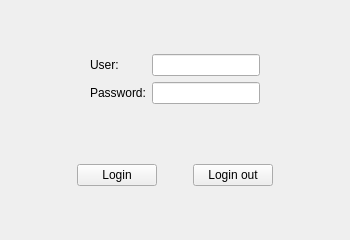
<?xml version="1.0" encoding="UTF-8"?>
<ui version="4.0">
 <class>MainWindow</class>
 <widget class="QMainWindow" name="MainWindow">
  <property name="geometry">
   <rect>
    <x>0</x>
    <y>0</y>
    <width>350</width>
    <height>240</height>
   </rect>
  </property>
  <property name="minimumSize">
   <size>
    <width>350</width>
    <height>240</height>
   </size>
  </property>
  <property name="maximumSize">
   <size>
    <width>350</width>
    <height>240</height>
   </size>
  </property>
  <property name="windowTitle">
   <string>Login</string>
  </property>
  <widget class="QWidget" name="centralWidget">
   <layout class="QVBoxLayout" name="verticalLayout">
    <item>
     <widget class="QWidget" name="widget" native="true">
      <property name="sizePolicy">
       <sizepolicy hsizetype="Preferred" vsizetype="Fixed">
        <horstretch>0</horstretch>
        <verstretch>0</verstretch>
       </sizepolicy>
      </property>
      <layout class="QGridLayout" name="gridLayout">
       <property name="leftMargin">
        <number>0</number>
       </property>
       <property name="topMargin">
        <number>0</number>
       </property>
       <property name="rightMargin">
        <number>0</number>
       </property>
       <item row="0" column="1">
        <widget class="QLabel" name="label">
         <property name="text">
          <string>User:</string>
         </property>
        </widget>
       </item>
       <item row="0" column="2">
        <widget class="QLineEdit" name="lineEdit_2"/>
       </item>
       <item row="1" column="1">
        <widget class="QLabel" name="label_2">
         <property name="text">
          <string>Password:</string>
         </property>
        </widget>
       </item>
       <item row="0" column="0">
        <spacer name="horizontalSpacer_4">
         <property name="orientation">
          <enum>Qt::Horizontal</enum>
         </property>
         <property name="sizeHint" stdset="0">
          <size>
           <width>40</width>
           <height>20</height>
          </size>
         </property>
        </spacer>
       </item>
       <item row="0" column="3">
        <spacer name="horizontalSpacer_5">
         <property name="orientation">
          <enum>Qt::Horizontal</enum>
         </property>
         <property name="sizeHint" stdset="0">
          <size>
           <width>40</width>
           <height>20</height>
          </size>
         </property>
        </spacer>
       </item>
       <item row="1" column="2">
        <widget class="QLineEdit" name="lineEdit">
         <property name="echoMode">
          <enum>QLineEdit::Password</enum>
         </property>
        </widget>
       </item>
      </layout>
     </widget>
    </item>
    <item>
     <widget class="QWidget" name="widget_3" native="true">
      <property name="sizePolicy">
       <sizepolicy hsizetype="Preferred" vsizetype="Fixed">
        <horstretch>0</horstretch>
        <verstretch>0</verstretch>
       </sizepolicy>
      </property>
      <layout class="QHBoxLayout" name="horizontalLayout_3">
       <property name="leftMargin">
        <number>0</number>
       </property>
       <property name="topMargin">
        <number>0</number>
       </property>
       <property name="rightMargin">
        <number>0</number>
       </property>
       <property name="bottomMargin">
        <number>0</number>
       </property>
       <item>
        <spacer name="horizontalSpacer">
         <property name="orientation">
          <enum>Qt::Horizontal</enum>
         </property>
         <property name="sizeHint" stdset="0">
          <size>
           <width>40</width>
           <height>20</height>
          </size>
         </property>
        </spacer>
       </item>
       <item>
        <widget class="QPushButton" name="pushButton">
         <property name="text">
          <string>Login</string>
         </property>
        </widget>
       </item>
       <item>
        <spacer name="horizontalSpacer_3">
         <property name="orientation">
          <enum>Qt::Horizontal</enum>
         </property>
         <property name="sizeType">
          <enum>QSizePolicy::Fixed</enum>
         </property>
         <property name="sizeHint" stdset="0">
          <size>
           <width>30</width>
           <height>20</height>
          </size>
         </property>
        </spacer>
       </item>
       <item>
        <widget class="QPushButton" name="pushButton_2">
         <property name="text">
          <string>Login out</string>
         </property>
        </widget>
       </item>
       <item>
        <spacer name="horizontalSpacer_2">
         <property name="orientation">
          <enum>Qt::Horizontal</enum>
         </property>
         <property name="sizeHint" stdset="0">
          <size>
           <width>40</width>
           <height>20</height>
          </size>
         </property>
        </spacer>
       </item>
      </layout>
     </widget>
    </item>
   </layout>
  </widget>
 </widget>
 <layoutdefault spacing="6" margin="11"/>
 <resources/>
 <connections/>
</ui>
